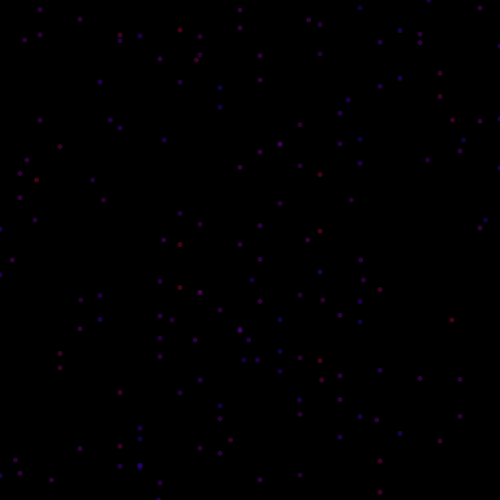
Frame 1 (no input)
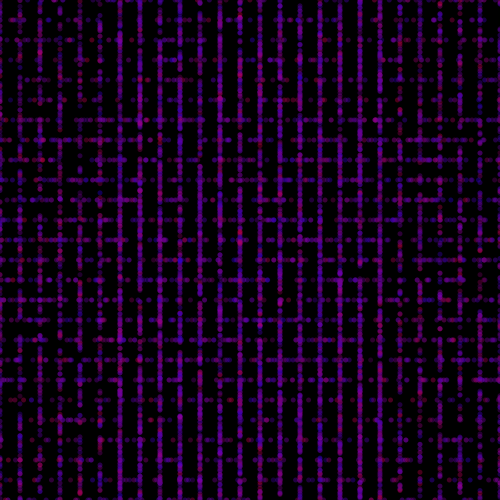
Frame 60 (the mouse pressed at the canvas centre just before this capture)
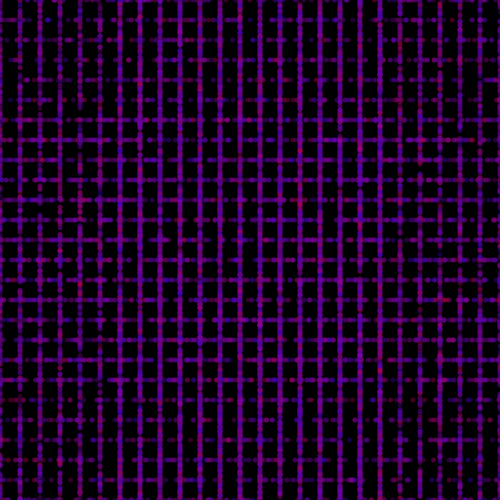
Frame 120 (the mouse held since frame 60 and released just before this capture)

The Processing sketch that drew these frames (run headless with seeded random() and noise(); from frame 60 on, the mouse is pressed at the canvas centre):

// Processing sketch: processing_32669
// ── processing_32669.pde

void setup()
{
  size(500,500); 
  background(0); 
  smooth();  
  noStroke();
}
  
int z = 0;
int j = 500;
int k = 5;
  
void draw()
{
      
if(z>250){z=0;}
if(j<250){j=500;}

for(int i = 0; i < 20; i++){
  float x = random(0,500);
float y = random(0,500);
fill(noise(x/100.0,y/100.0)*255,0,255-noise(x/200.0,y/200.0)*255,100);
  
ellipse(z,random(0,500),k,k); //top right corner
ellipse(j,random(0,500),k,k); //top left corner
ellipse(random(0,500),z,k,k); //lower right corner
ellipse(random(0,500),j,k,k); //lower left corner
ellipse(z,random(0,500),k,k); //middle right
ellipse(z,random(0,500),k,k); //middle south 
ellipse(j,random(0,500),k,k); //middle north
ellipse(j,random(0,500),k,k); //middle left

z = z+20;        
j = j-20;


}

} 
    
